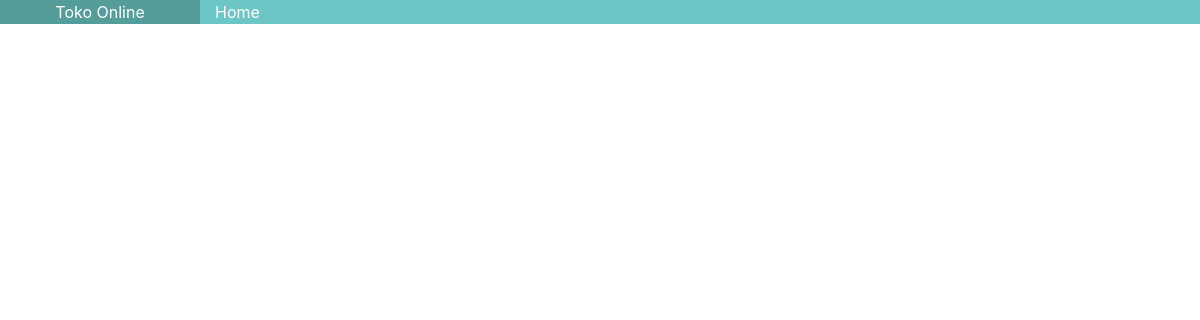
Before: / with the older database file.
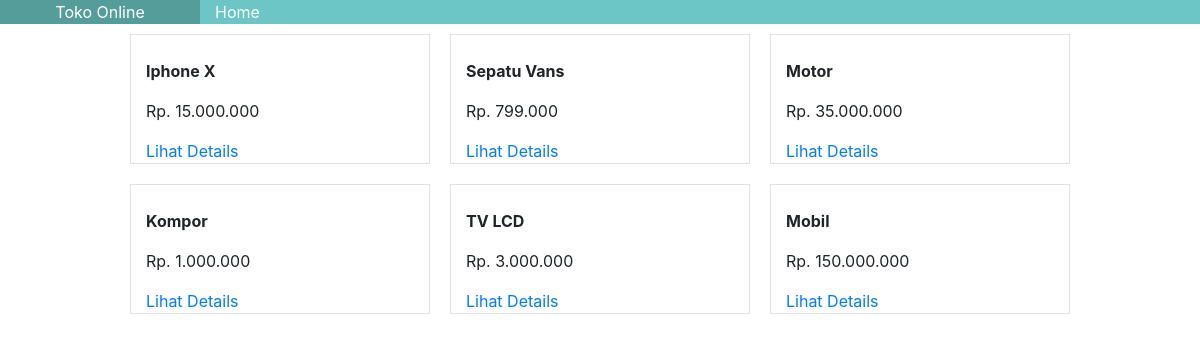
After: the same page with the newer database file.
### catalog/models.py (models this page shows, shortened)
class barang(models.Model):
    nama = models.CharField(max_length=255)
    harga = models.CharField(max_length=255)
    foto = models.CharField(max_length=255)
    deskripsi = models.CharField(max_length=255, default="a")
    test = models.SlugField(default="")

### catalog/views.py (the view)
# urls.py: path('', home, name='home'),
def home(request):
    Barang = barang.objects.all()
    return render(request, 'home.html', {'barang' : Barang})

### catalog/templates/home.html (shortened to what this page needs)
{% extends 'base.html' %}
{% block isi %}
<div class="container-fluid">
        <div class="row justify-content-center">
        {% for list  in barang %}
                <div class="col-3 border">
                    <p> <strong> {{list.nama}} </strong></p>
                    <p> Rp. {{list.harga}} </p>
                    <a href="{% url 'barang_detail' list.id %}">Lihat Details</a>
                </div>
        {% endfor %}
        </div>
</div>
{% endblock isi %}

### catalog/templates/base.html (shortened to what this page needs)
{% load static %}
<!DOCTYPE html>
<html lang="en">
<head>
    <link rel="stylesheet" href="https://stackpath.bootstrapcdn.com/bootstrap/4.3.1/css/bootstrap.min.css">
    <link rel="stylesheet" href=" {% static 'base.css' %}">
</head>
<body>
    <div class="sticky-top container-fluid">
        <div class="row header">
            <div class="col-2 text-center tokoonline">
                Toko Online
            </div>
            <div class="col-10 home">
                <a href="/">Home</a>
            </div>
        </div>
    </div>
  {% block isi %}
  {% endblock isi %}
</body>
</html>

### catalog/static/base.css (style rules this page uses)
.header a { color: :white; }
.tokoonline { background-color: #549d9a; color: white; }
.home { background-color: #6bc6c5; }
.home a { color: white; text-decoration: none; }
.border { border: lightgray solid 1px; margin: 10px 10px; }

Changed rows visible on the page:
added barang: nama "Iphone X", harga "15.000.000"
added barang: nama "Sepatu Vans", harga "799.000"
added barang: nama "Motor", harga "35.000.000"
added barang: nama "Kompor", harga "1.000.000"
added barang: nama "TV LCD", harga "3.000.000"
added barang: nama "Mobil", harga "150.000.000"
